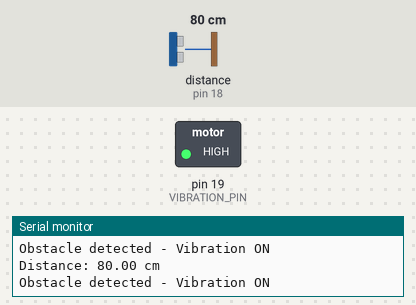
Simulated run of this sketch. Board: Arduino Uno, built with avr-gcc and run on an emulated ATmega328P. Shown: switched loads named in the sketch (green lamp = pin HIGH), the last lines printed to the serial monitor. Wiring (inferred from the names in the program): ultrasonic range finder: trigger pin 5; echo pin 18. The inputs (shaded band) are chosen by the test bench; at power-on: distance to the obstacle (sensor on pin 18) 80 cm. The echo pulse lasts 58.3 µs per cm; pins used as bus, display or sensor lines are not drawn.

Above: at 1.2 s.
1.3 s: distance to the obstacle (sensor on pin 18) set to 120 cm
At 2.5 s:
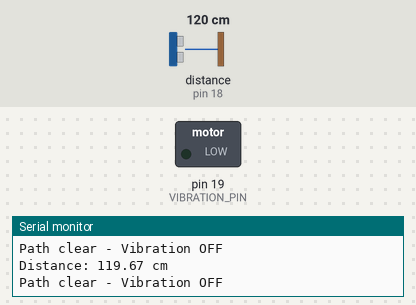
2.9 s: distance to the obstacle (sensor on pin 18) set to 2 cm
At 4.1 s:
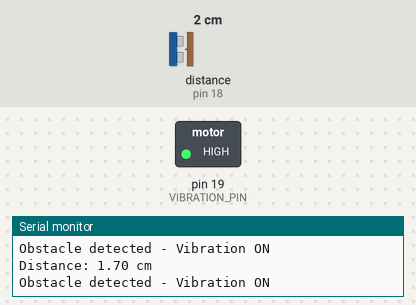
4.4 s: distance to the obstacle (sensor on pin 18) set to 250 cm
At 5.2 s:
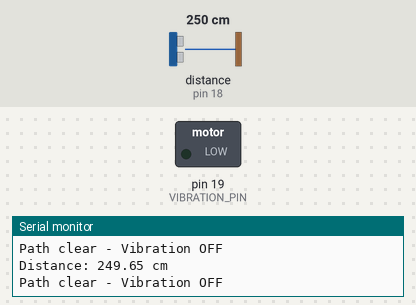
Timing chart, 0 to 7.4 s (numbered marks = the images above; inputs shaded):
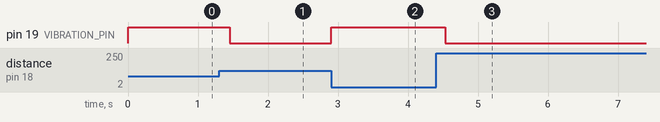

Measured:
- after the input at 1.3 s, pin 19 (VIBRATION_PIN): HIGH → LOW after 0.15 s
- after the input at 2.9 s, pin 19 (VIBRATION_PIN): LOW → HIGH at once
- after the input at 4.4 s, pin 19 (VIBRATION_PIN): HIGH → LOW after 0.13 s

The sketch:

Obstracle_Dectection.ino
```cpp
#define TRIG_PIN 5
#define ECHO_PIN 18
#define VIBRATION_PIN 19

long duration;
float distance;

void setup() {
  Serial.begin(115200);

  pinMode(TRIG_PIN, OUTPUT);
  pinMode(ECHO_PIN, INPUT);
  pinMode(VIBRATION_PIN, OUTPUT);

  digitalWrite(TRIG_PIN, LOW);
  digitalWrite(VIBRATION_PIN, LOW);

  Serial.println("Smart Obstacle Detection Glasses Started");
}

void loop() {
  // Send ultrasonic pulse
  digitalWrite(TRIG_PIN, LOW);
  delayMicroseconds(2);

  digitalWrite(TRIG_PIN, HIGH);
  delayMicroseconds(10);

  digitalWrite(TRIG_PIN, LOW);

  // Measure echo duration
  duration = pulseIn(ECHO_PIN, HIGH, 30000);

  if (duration == 0) {
    Serial.println("No valid distance measurement");
    digitalWrite(VIBRATION_PIN, LOW);
  } else {
    // Calculate distance in centimeters
    distance = duration * 0.0343 / 2.0;

    Serial.print("Distance: ");
    Serial.print(distance);
    Serial.println(" cm");

    // Vibrate when an obstacle is within 100 cm
    if (distance <= 100 && distance > 0) {
      digitalWrite(VIBRATION_PIN, HIGH);
      Serial.println("Obstacle detected - Vibration ON");
    } else {
      digitalWrite(VIBRATION_PIN, LOW);
      Serial.println("Path clear - Vibration OFF");
    }
  }

  delay(200);
}
```
